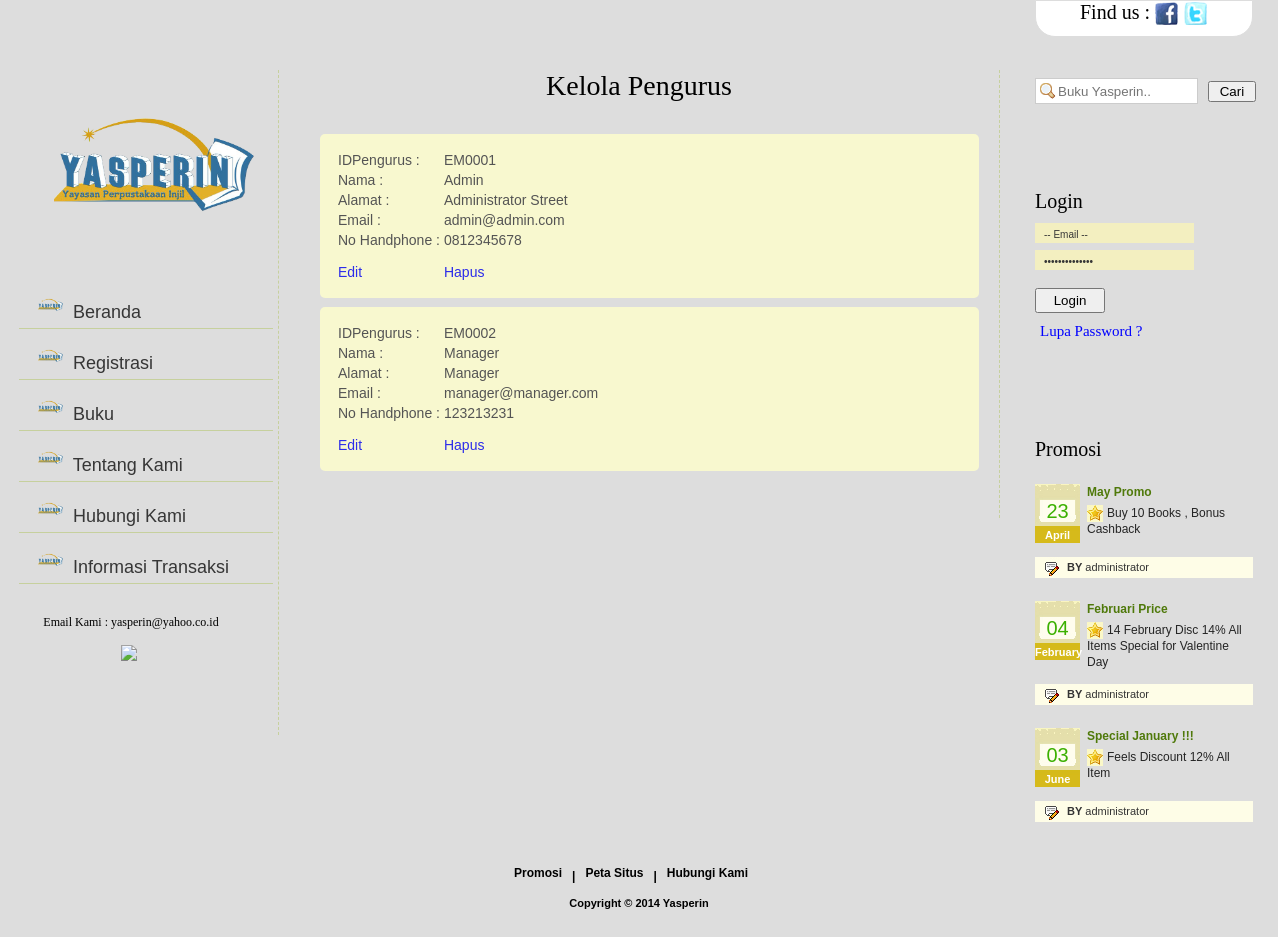
/kelola_pengurus.php, run on the app's committed database.
### tables this page shows
CREATE TABLE IF NOT EXISTS `pengurus` (
  `IdPengurus` varchar(6) NOT NULL,
  `Sandi` varchar(50) NOT NULL,
  `TipeAkses` varchar(10) NOT NULL,
  `Nama` varchar(25) NOT NULL,
  `JenisKelamin` varchar(1) NOT NULL,
  `Alamat` varchar(100) NOT NULL,
  `Email` varchar(25) NOT NULL,
  `Phone` varchar(15) NOT NULL,
  `Handphone` varchar(15) NOT NULL,
  PRIMARY KEY (`IdPengurus`)
);

CREATE TABLE IF NOT EXISTS `promo` (
  `IDPromosi` int(11) NOT NULL AUTO_INCREMENT,
  `JudulPromo` varchar(100) NOT NULL,
  `IsiPromo` text NOT NULL,
  `TglPromo` date NOT NULL,
  `IdPengurus` varchar(15) NOT NULL,
  PRIMARY KEY (`IDPromosi`)
);

### kelola_pengurus.php (the view, shortened to what this page needs)
<?php
require("header.php");
?>
	<div id="contentWrap">
 		<div id="contentPanel">
		<?php require("leftPanel.php"); ?>
<div id="middlePanel">
   				<div class="top">
    				<h2 align="center">Kelola Pengurus</h2>
   				</div>
                <div class="bottom">
   			<?php
			$rs = mysql_query("select * from pengurus");
			while($row = mysql_fetch_array($rs))
			{
		?>
			<table border="0" class="message_box">
			<tr>
				<td>IDPengurus : </td>
				<td><?php echo $row["IdPengurus"]; ?></td>
			</tr>
			<tr>
				<td>Nama : </td>
				<td><?php echo $row["Nama"]; ?></td>
			</tr>
			<tr>
				<td>Alamat : </td>
				<td><?php echo $row["Alamat"]; ?></td>
			</tr>
			<tr>
				<td>Email : </td>
				<td><?php echo $row["Email"]; ?></td>
			</tr>
			<tr>
				<td>No Handphone : </td>
				<td><?php echo $row["Handphone"]; ?></td>
			</tr>
			<tr height="10px"><td colspan="2"></td></tr>
			<tr>
				<td><a href="ubah_pengurus.php?id=<?php echo $row["IdPengurus"]; ?>" style="text-decoration:none">Edit</a></td>
				<td><a href="controller/doHapusPengurus.php?id=<?php echo $row["IdPengurus"]; ?>" style="text-decoration:none">Hapus</a></td>
			</tr>
			</table>
		<?php
			}
		?>
				</div>
  	</div>
	<?php
			require("rightPanel.php");
		?>
 		</div>
	</div>
	<?php
		require("footer.php");
	?>
</body>
</html>

### rightPanel.php (shortened to what this page needs)
<div id="rigtPanel">
			<div id="header-search" >
			<form method="post" action="cari_buku.php">
			<input type="text" name="txtsearch" class="search" placeholder="Buku Yasperin.." id="search" />
			<input type="submit" value=" Cari "  />
			</form>
			</div>
			   <div class="contacts">
			   	<br/><br/>
				<?php
					if($nama == NULL || $nama == "")
					{
				?>
   				<h2>Login</h2>
				<form method="POST" action="controller/doLoginUser.php">
   				<input class="inp" name="txtusername" type="text" value="-- Email --" onfocus="if(this.value=='-- Email --')this.value=''" onblur="if(this.value=='')this.value='-- Email --'"/>
   				<input class="inp" name="txtpassword" type="password" value="-- Password --" onfocus="if(this.value=='-- Password --')this.value=''" onblur="if(this.value=='')this.value='-- Password --'"/>
				<br/>
				<input type="submit" value="Login" style="width:70px;height:25px;margin-right:10px"/>
				<br/>
				<a href="lupasandi.php">Lupa Password ?</a>
				<br/>
				<div class="error">
				</div>
				</form>
				<?php
					}
				?>
  				</div>
  				<div class="services">
			<br/><br/>
			<br/><br/>
   				<h2>Promosi</h2>
   				<ul>
				<?php
				$rs = mysql_query("select * from promo order by IDPromosi desc");
				while($row = mysql_fetch_array($rs))
				{
				$date = $row["TglPromo"];
				?>
    					<li>
      						<div class="cal"><?php echo date("d", strtotime($date)); ?><span><?php echo date("F", strtotime($date)); ?></span></div>
      						<h2><?php echo $row["JudulPromo"]; ?></h2>
      						<p><?php echo $row["IsiPromo"]; ?></p>
      						<div class="author"><span>BY</span> administrator</div>
    					</li>
				<?php
					}
				?>
   				</ul>
  				</div>
 			</div>

### styles.css (style rules this page uses)
body { margin:0px; padding:0px; background:#DDDDDD;font-family:Verdana; }
#contentWrap { width:100%; margin:0px; padding:0px; float:left; background:#DDDDDD repeat-x }
#contentPanel { width:1240px; margin:0 auto; padding:33px 0 0 0 }
#header-search { bottom: 0; right: 0; width: 252px; height: 34px; padding: 8px 0 25px 0px; }
input.search { background:#FFFFFF url(images/search.png) no-repeat 4px 4px; padding:4px 4px 4px 22px; border:1px solid #CCCCCC; width: 135px; height: 16px; margin-right: 6px; color:#5F5F5F; }
#middlePanel { width:688px; margin:0px; padding:0 0 38px 32px; float:left; border-right:#c6d09d dashed 1px }
#middlePanel .top { width:650px; margin:0px; padding:0 0 0 3px; float:left }
#middlePanel .top h2 { width:650px; margin:0px; padding:0px; float:left; font-family:Verdana; font-size:28px; color:#000000; line-height:32px; font-weight:normal }
#middlePanel .bottom { width:668px; margin:32px 0 0 0; padding:0px; float:left; font-family:Verdana; font-size:15px; }
#rigtPanel { width:218px; margin:0px; padding:0 0 0 35px; float:left }
#rigtPanel .services { width:218px; margin:0px; padding:0px; float:left }
#rigtPanel .services h2 { width:218px; margin:0px; padding:0px; float:left; font-family:Verdana; font-size:20px; color:#000000; line-height:24px; font-weight:normal }
#rigtPanel .services ul { width:218px; margin:23px 0 0 0; padding:0px; float:left; display:block }
#rigtPanel .services ul li { width:218px; margin:0px; padding:0 0 23px 0; float:left; display:block }
#rigtPanel .services ul li .cal { width:45px; height:44px; margin:0px; padding:15px 0 0 0; float:left; font-family:Arial; font-size:20px; color:#3bb000; line-height:24px; text-align:center; background:url(images/calendar.jpg) no-repeat }
#rigtPanel .services ul li .cal span { width:45px; float:left; padding:0px; font-family:Arial; font-size:11px; color:#FFFFFF; text-align:center; font-weight:bold; margin:0px }
#rigtPanel .services ul li h2 { width:164px; margin:0px; padding:0 0 0 7px; float:left; font-family:Arial; font-size:12px; color:#4f790a; line-height:16px; font-weight:bold }
#rigtPanel .services ul li p { width:165px; margin:5px 0 0 0; padding:0 0 0 7px; float:left; font-family:Arial; font-size:12px; color:#252525; line-height:16px; text-indent:20px; background:url(images/star.jpg) no-repeat 7px 0 }
#rigtPanel .services ul li .author { width:186px; height:21px; margin:14px 0 0 0; padding:0 0 0 32px; float:left; font-family:Arial; font-size:11px; color:#343434; line-height:20px; background:#fefde7 url(images/author.jpg) no-repeat 10px 0 }
#rigtPanel .services ul li .author span { font-weight:bold }
#rigtPanel .contacts { width:220px; margin:16px 0 0 0; padding:0px; float:left ;font-family:Verdana; }
#rigtPanel .contacts h2 { width:200px; margin:0px; padding:0 0 3px 0; float:left; font-family:Verdana; font-size:20px; color:#000000; line-height:24px; font-weight:normal }
#rigtPanel .contacts .inp { width:150px; height:17px; margin:7px 0 0 0; padding:3px 0 0 9px; float:left; font-family:Arial; font-size:10px; color:#363636; border:0px; background:#f3efc0 }
#rigtPanel .contacts a { height:16px; margin:10px 0 0 0; margin-left:5px; padding:0px; float:left; color:blue; font-family:Verdana; font-size:15px; text-decoration:none; }
#rigtPanel .error { width:200px; height:16px; margin:10px 0 0 0; margin-left:5px; padding:0px; float:left; font-family:Arial; font-size:12px;text-decoration:none; color:red; }
.message_box { display:block; bottom: 3px; left: 450px; margin-bottom: 9px; margin-left: 9px; padding:15px; background:#FFC; color:#333333; z-index: 50; font-family:"Lucida Grande","Lucida Sans Unicode",Helvetica,Arial,Verdana,sans-serif; font-size: 14px; opacity:0.8; border-radius:5px; -moz-border-radius:5px; -webkit-border-radius:5px; filter:progid:DXImageTransform.Microsoft.Alpha(opacity=90); }

### data on the page
pengurus: IdPengurus "EM0001", Nama "Admin", Alamat "Administrator Street", Email "admin@admin.com", Handphone "0812345678"
pengurus: IdPengurus "EM0002", Nama "Manager", Alamat "Manager", Email "manager@manager.com", Handphone "123213231"
promo: TglPromo "23", TglPromo "April", JudulPromo "May Promo", IsiPromo "Buy 10 Books , Bonus Cashback"
promo: TglPromo "04", TglPromo "February", JudulPromo "Februari Price", IsiPromo "14 February Disc 14% All Items Special for Valentine Day"
promo: TglPromo "03", TglPromo "June", JudulPromo "Special January !!!", IsiPromo "Feels Discount 12% All Item"
